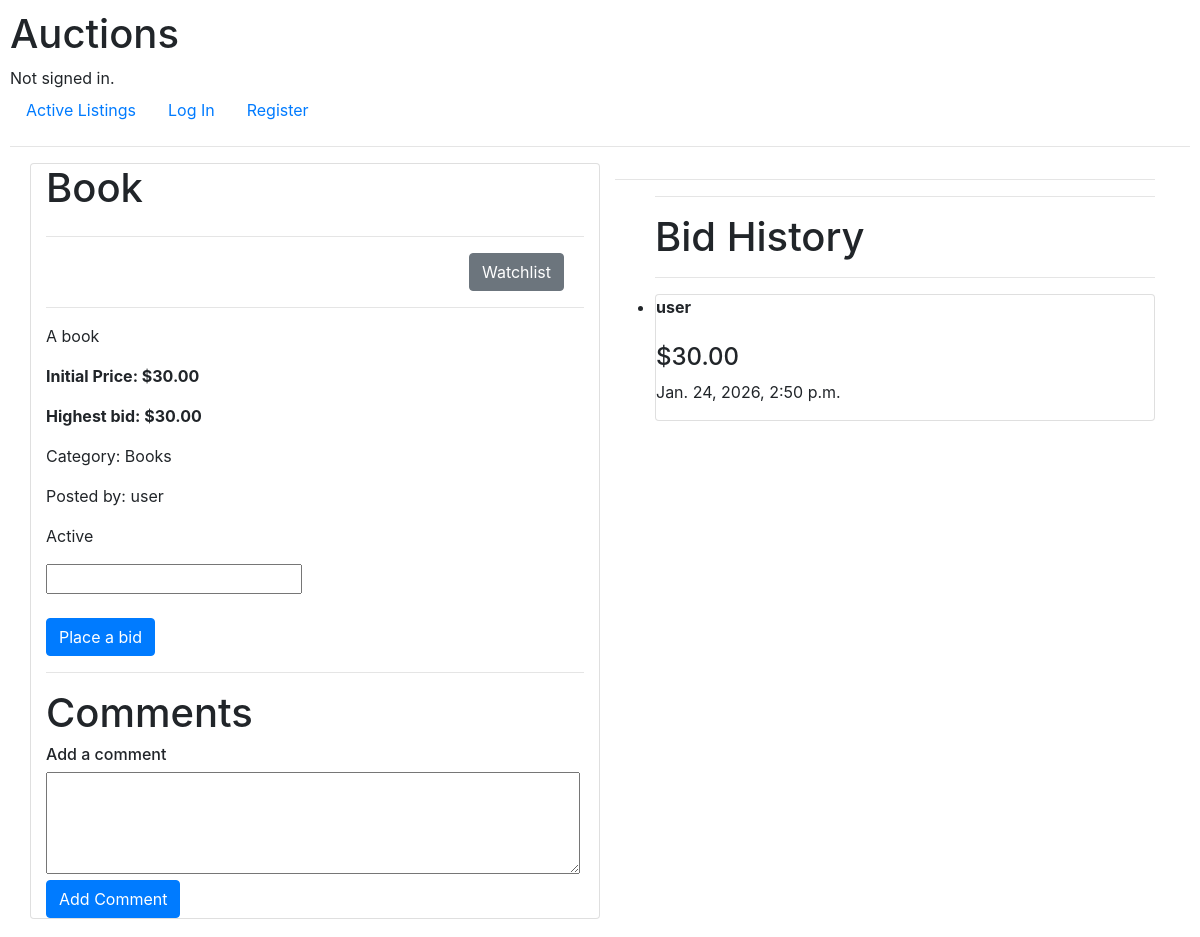
Before: /listing/8 with the older database file.
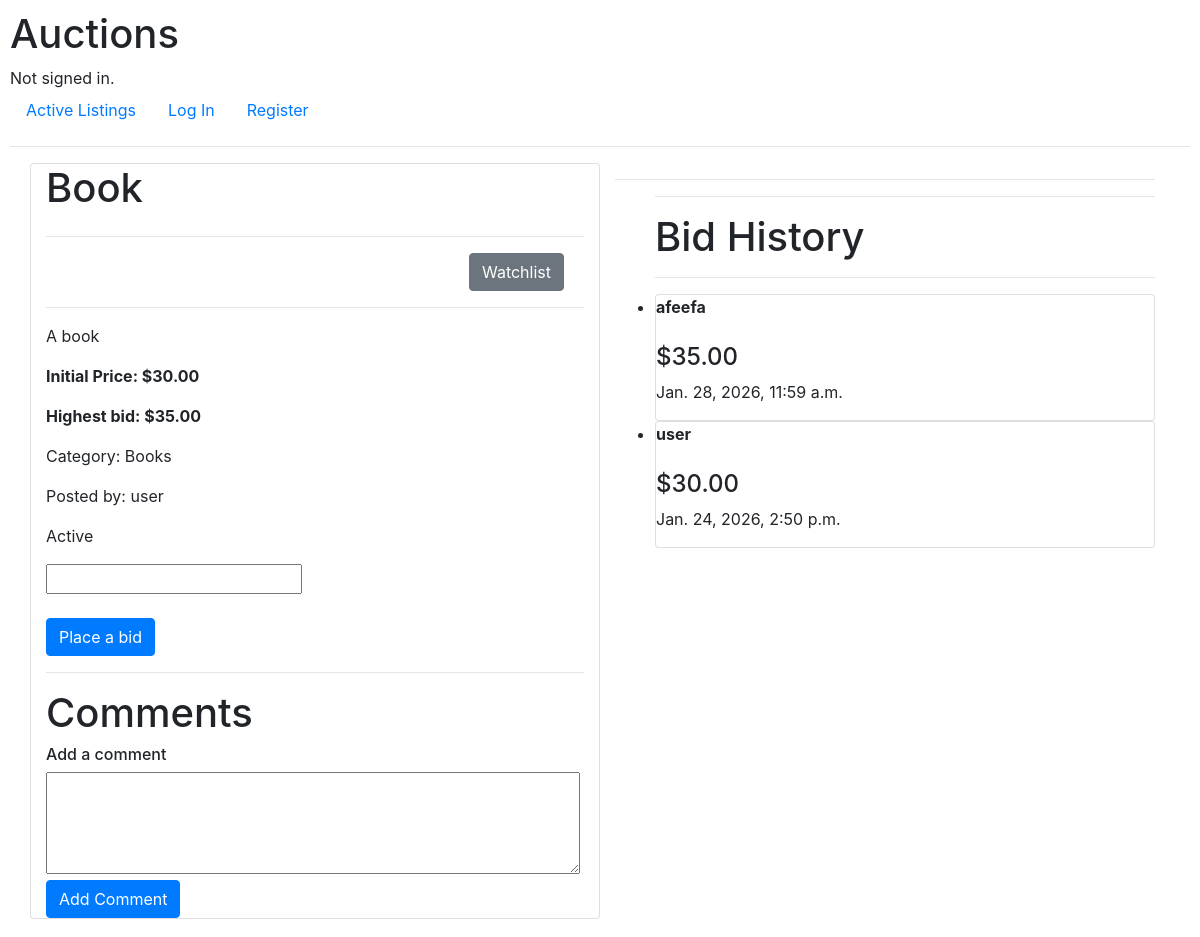
After: the same page with the newer database file.
### auctions/models.py (models this page shows, shortened)
class Listings(models.Model):
    title = models.CharField(max_length=500)
    description = models.TextField()
    initial_price = models.DecimalField(max_digits=10, decimal_places=2)
    current_price = models.DecimalField(max_digits=10, decimal_places=2, blank=True, null=True)
    image_url = models.URLField(blank=True, null=True)
    category = models.CharField(max_length=100, blank=True, null=True)
    created_at = models.DateTimeField(auto_now_add=True)
    active = models.BooleanField(default=True)
    owner = models.ForeignKey(User, on_delete=models.CASCADE, related_name="listings")

class User(AbstractUser):
    watchlist = models.ManyToManyField('Listings', blank=True, related_name ='watchlisted_by')

class Bid(models.Model):
    listing = models.ForeignKey(Listings, on_delete=models.CASCADE, related_name="bids", null=True, blank=True)
    bidder = models.ForeignKey(User, on_delete=models.CASCADE, related_name="bids")
    amount = models.DecimalField(max_digits=10, decimal_places=2)
    bid_time = models.DateTimeField(auto_now_add=True)

### auctions/views.py (the view, shortened to what this page needs)
# urls.py: path('listing/<int:listing_id>', views.listing, name="listing"),
def listing(request, listing_id):
    listing = Listings.objects.get(id=listing_id)
    last_bid = listing.current_price
    is_watched = False
    message = None
    highest_bidder = Bid.objects.filter(listing=listing).order_by("-amount").first()
    if listing.active == False:
        f"{highest_bidder.bidder.username} has won the bid"
    if request.user.is_authenticated:
        is_watched = listing in request.user.watchlist.all()
    return render(request, "auctions/listing.html", {
        "listing": listing,
        "bid": Bid.objects.filter(listing=listing).order_by("-amount"),
        "is_watched": is_watched,
        "comments": Comment.objects.filter(listing=listing),
        "user" : request.user,
        "message" : message,
    })

### auctions/templates/auctions/listing.html (shortened to what this page needs)
{% extends "auctions/layout.html" %}
{% block body %}
    <div class = "container mb-2" >
        <div class="row">
            <div class="card col-md-6">
                <h1>{{listing.title}}</h1>
                <hr>
                <div style="display: flex; gap: 10px; justify-content: flex-end;">
                    <form method="post" action="{% url 'listing' listing.id %}">
                        <button class="btn btn-secondary" type="submit" name="watchlist">
                            {% if is_watched %}
                                Remove
                            {% else %}
                                Watchlist
                            {% endif %}
                        </button>
                    </form>
                    <br>
                </div>
                <hr>
                <p> {{listing.description}}</p>
                <p><strong>Initial Price: ${{listing.initial_price}}</strong></p>
                <p><strong> Highest bid: ${{listing.current_price}} </strong></p>
                <p> Category: {{listing.category}}</p>
                <p> Posted by: {{listing.owner.username}}</p>
                {% if listing.active == True %}
                <p> Active</p>
                {% else %}
                <p>Not active</p>
                {% endif %}
                <div>
                    <form action="{% url 'listing' listing.id %}" method="post">
                        <input name="bid" type="number" >
                        <br>
                        <br>
                        <button name="place_bid" type="submit" class="btn btn-primary">Place a bid</button>
                    </form>
                </div>
            <hr>
                <h1>Comments</h1>
                <h6>Add a comment</h6>
                <form action="{% url 'listing' listing.id %}" method="post">
                    <textarea name="comment" rows="4" cols="50"></textarea>
                    <br>
                    <button name="add_comment" type="submit" class="btn btn-primary">Add Comment</button>
            </div>
            <div class="col-md-6">
                <hr>
                <ul>
                    <div>
                        <hr>
                        <h1>Bid History</h1>
                        <hr>
                        {% for b in bid %}
                        <li>
                            <div class="card">
                                <strong>{{b.bidder}}</strong>
                                <br>
                                <h4>${{b.amount}}</h4>
                                <p>{{b.bid_time}}</p>
                            </div>
                        </li>
                        {% endfor %}
                    </div>
                </ul>
            </div>
        </div>
    </div>
{% endblock %}

### auctions/templates/auctions/layout.html (shortened to what this page needs)
{% load static %}
<!DOCTYPE html>
<html lang="en">
    <head>
        <link rel="stylesheet" href="https://stackpath.bootstrapcdn.com/bootstrap/4.4.1/css/bootstrap.min.css">
        <link href="{% static 'auctions/styles.css' %}" rel="stylesheet">
    </head>
    <body>
        <h1>Auctions</h1>
        <div>
            {% if user.is_authenticated %}
                Signed in as <strong>{{ user.username }}</strong>.
            {% else %}
                Not signed in.
            {% endif %}
        </div>
        <ul class="nav">
            <li class="nav-item">
                <a class="nav-link" href="{% url 'index' %}">Active Listings</a>
            </li>
            {% if user.is_authenticated %}
                <li class="nav-item">
                    <a class="nav-link" href="{% url 'create' %}">Create Listing</a>
                </li>
                <li class="nav-item">
                    <a class="nav-link" href="{% url 'logout' %}">Log Out</a>
                </li>
                <li class="nav-item">
                    <a class="nav-link" href="{% url 'watchlist' %}">Watchlist</a>
                </li>
                <li class="nav-item">
                    <a class="nav-link" href="{% url 'categories' %}">Categories</a>
                </li>
            {% else %}
                <li class="nav-item">
                    <a class="nav-link" href="{% url 'login' %}">Log In</a>
                </li>
                <li class="nav-item">
                    <a class="nav-link" href="{% url 'register' %}">Register</a>
                </li>
            {% endif %}
        </ul>
        <hr>
        {% block body %}
        {% endblock %}
    </body>
</html>

### auctions/static/auctions/styles.css (style rules this page uses)
body { padding: 10px; }

Changed rows visible on the page:
changed Listings "Book": current_price "30.00" → "35.00"
added Bid: bidder "afeefa", amount "35.00", bid_time "Jan. 28, 2026, 11:59 a.m."
